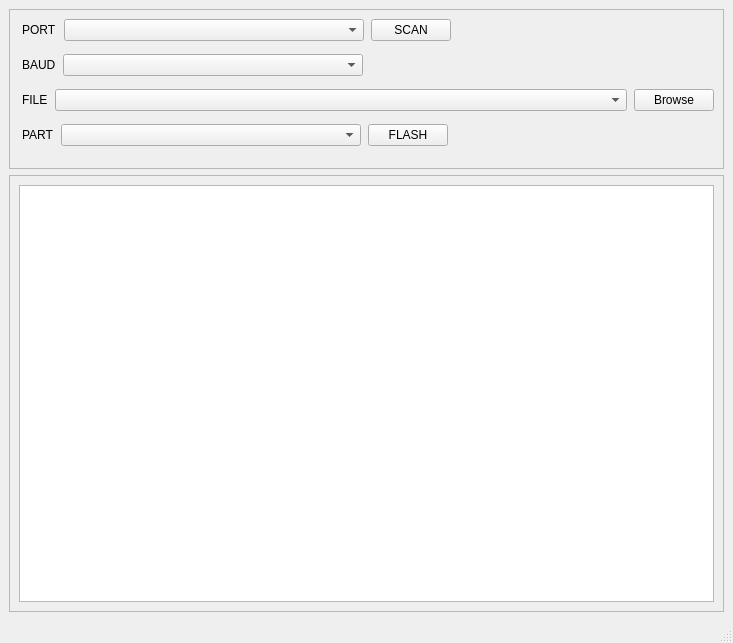
<?xml version="1.0" encoding="UTF-8"?>
<ui version="4.0">
 <class>Launcher</class>
 <widget class="QMainWindow" name="Launcher">
  <property name="geometry">
   <rect>
    <x>0</x>
    <y>0</y>
    <width>733</width>
    <height>643</height>
   </rect>
  </property>
  <property name="contextMenuPolicy">
   <enum>Qt::NoContextMenu</enum>
  </property>
  <property name="windowTitle">
   <string>ESP32-BOY-GUI</string>
  </property>
  <widget class="QWidget" name="centralwidget">
   <layout class="QVBoxLayout" name="verticalLayout_4">
    <item>
     <widget class="QFrame" name="frame">
      <property name="sizePolicy">
       <sizepolicy hsizetype="Preferred" vsizetype="Fixed">
        <horstretch>0</horstretch>
        <verstretch>0</verstretch>
       </sizepolicy>
      </property>
      <property name="minimumSize">
       <size>
        <width>0</width>
        <height>160</height>
       </size>
      </property>
      <property name="frameShape">
       <enum>QFrame::StyledPanel</enum>
      </property>
      <property name="frameShadow">
       <enum>QFrame::Raised</enum>
      </property>
      <layout class="QVBoxLayout" name="verticalLayout_5">
       <property name="spacing">
        <number>7</number>
       </property>
       <property name="leftMargin">
        <number>12</number>
       </property>
       <property name="topMargin">
        <number>3</number>
       </property>
       <property name="bottomMargin">
        <number>12</number>
       </property>
       <item>
        <layout class="QHBoxLayout" name="horizontalLayout_2">
         <item>
          <widget class="QLabel" name="label">
           <property name="sizePolicy">
            <sizepolicy hsizetype="Fixed" vsizetype="Preferred">
             <horstretch>0</horstretch>
             <verstretch>0</verstretch>
            </sizepolicy>
           </property>
           <property name="text">
            <string>PORT</string>
           </property>
          </widget>
         </item>
         <item>
          <widget class="QComboBox" name="combo_port">
           <property name="sizePolicy">
            <sizepolicy hsizetype="Fixed" vsizetype="Fixed">
             <horstretch>0</horstretch>
             <verstretch>0</verstretch>
            </sizepolicy>
           </property>
           <property name="minimumSize">
            <size>
             <width>300</width>
             <height>0</height>
            </size>
           </property>
          </widget>
         </item>
         <item>
          <widget class="QPushButton" name="btn_scan">
           <property name="sizePolicy">
            <sizepolicy hsizetype="Fixed" vsizetype="Fixed">
             <horstretch>0</horstretch>
             <verstretch>0</verstretch>
            </sizepolicy>
           </property>
           <property name="sizeIncrement">
            <size>
             <width>0</width>
             <height>0</height>
            </size>
           </property>
           <property name="baseSize">
            <size>
             <width>0</width>
             <height>0</height>
            </size>
           </property>
           <property name="text">
            <string>SCAN</string>
           </property>
          </widget>
         </item>
         <item>
          <spacer name="horizontalSpacer">
           <property name="orientation">
            <enum>Qt::Horizontal</enum>
           </property>
           <property name="sizeHint" stdset="0">
            <size>
             <width>40</width>
             <height>20</height>
            </size>
           </property>
          </spacer>
         </item>
        </layout>
       </item>
       <item>
        <layout class="QHBoxLayout" name="horizontalLayout_4">
         <item>
          <widget class="QLabel" name="label_2">
           <property name="sizePolicy">
            <sizepolicy hsizetype="Fixed" vsizetype="Preferred">
             <horstretch>0</horstretch>
             <verstretch>0</verstretch>
            </sizepolicy>
           </property>
           <property name="text">
            <string>BAUD</string>
           </property>
          </widget>
         </item>
         <item>
          <widget class="QComboBox" name="combo_baud">
           <property name="sizePolicy">
            <sizepolicy hsizetype="Fixed" vsizetype="Fixed">
             <horstretch>0</horstretch>
             <verstretch>0</verstretch>
            </sizepolicy>
           </property>
           <property name="minimumSize">
            <size>
             <width>300</width>
             <height>0</height>
            </size>
           </property>
          </widget>
         </item>
         <item>
          <spacer name="horizontalSpacer_2">
           <property name="orientation">
            <enum>Qt::Horizontal</enum>
           </property>
           <property name="sizeHint" stdset="0">
            <size>
             <width>40</width>
             <height>20</height>
            </size>
           </property>
          </spacer>
         </item>
        </layout>
       </item>
       <item>
        <layout class="QHBoxLayout" name="horizontalLayout">
         <item>
          <widget class="QLabel" name="label_3">
           <property name="sizePolicy">
            <sizepolicy hsizetype="Fixed" vsizetype="Preferred">
             <horstretch>0</horstretch>
             <verstretch>0</verstretch>
            </sizepolicy>
           </property>
           <property name="text">
            <string>FILE</string>
           </property>
          </widget>
         </item>
         <item>
          <widget class="QComboBox" name="combo_file"/>
         </item>
         <item>
          <widget class="QPushButton" name="btn_browse">
           <property name="sizePolicy">
            <sizepolicy hsizetype="Fixed" vsizetype="Fixed">
             <horstretch>0</horstretch>
             <verstretch>0</verstretch>
            </sizepolicy>
           </property>
           <property name="text">
            <string>Browse</string>
           </property>
          </widget>
         </item>
        </layout>
       </item>
       <item>
        <layout class="QHBoxLayout" name="horizontalLayout_3">
         <item>
          <widget class="QLabel" name="label_4">
           <property name="sizePolicy">
            <sizepolicy hsizetype="Fixed" vsizetype="Preferred">
             <horstretch>0</horstretch>
             <verstretch>0</verstretch>
            </sizepolicy>
           </property>
           <property name="text">
            <string>PART</string>
           </property>
          </widget>
         </item>
         <item>
          <widget class="QComboBox" name="combo_part">
           <property name="sizePolicy">
            <sizepolicy hsizetype="Fixed" vsizetype="Fixed">
             <horstretch>0</horstretch>
             <verstretch>0</verstretch>
            </sizepolicy>
           </property>
           <property name="minimumSize">
            <size>
             <width>300</width>
             <height>0</height>
            </size>
           </property>
          </widget>
         </item>
         <item>
          <widget class="QPushButton" name="btn_flash">
           <property name="text">
            <string>FLASH</string>
           </property>
          </widget>
         </item>
         <item>
          <spacer name="horizontalSpacer_3">
           <property name="orientation">
            <enum>Qt::Horizontal</enum>
           </property>
           <property name="sizeHint" stdset="0">
            <size>
             <width>40</width>
             <height>20</height>
            </size>
           </property>
          </spacer>
         </item>
        </layout>
       </item>
      </layout>
     </widget>
    </item>
    <item>
     <widget class="QFrame" name="frame_2">
      <property name="frameShape">
       <enum>QFrame::StyledPanel</enum>
      </property>
      <property name="frameShadow">
       <enum>QFrame::Raised</enum>
      </property>
      <layout class="QVBoxLayout" name="verticalLayout_6">
       <item>
        <widget class="QPlainTextEdit" name="log"/>
       </item>
      </layout>
     </widget>
    </item>
   </layout>
  </widget>
  <widget class="QMenuBar" name="menubar">
   <property name="geometry">
    <rect>
     <x>0</x>
     <y>0</y>
     <width>733</width>
     <height>24</height>
    </rect>
   </property>
  </widget>
  <widget class="QStatusBar" name="statusbar"/>
 </widget>
 <resources/>
 <connections/>
</ui>
